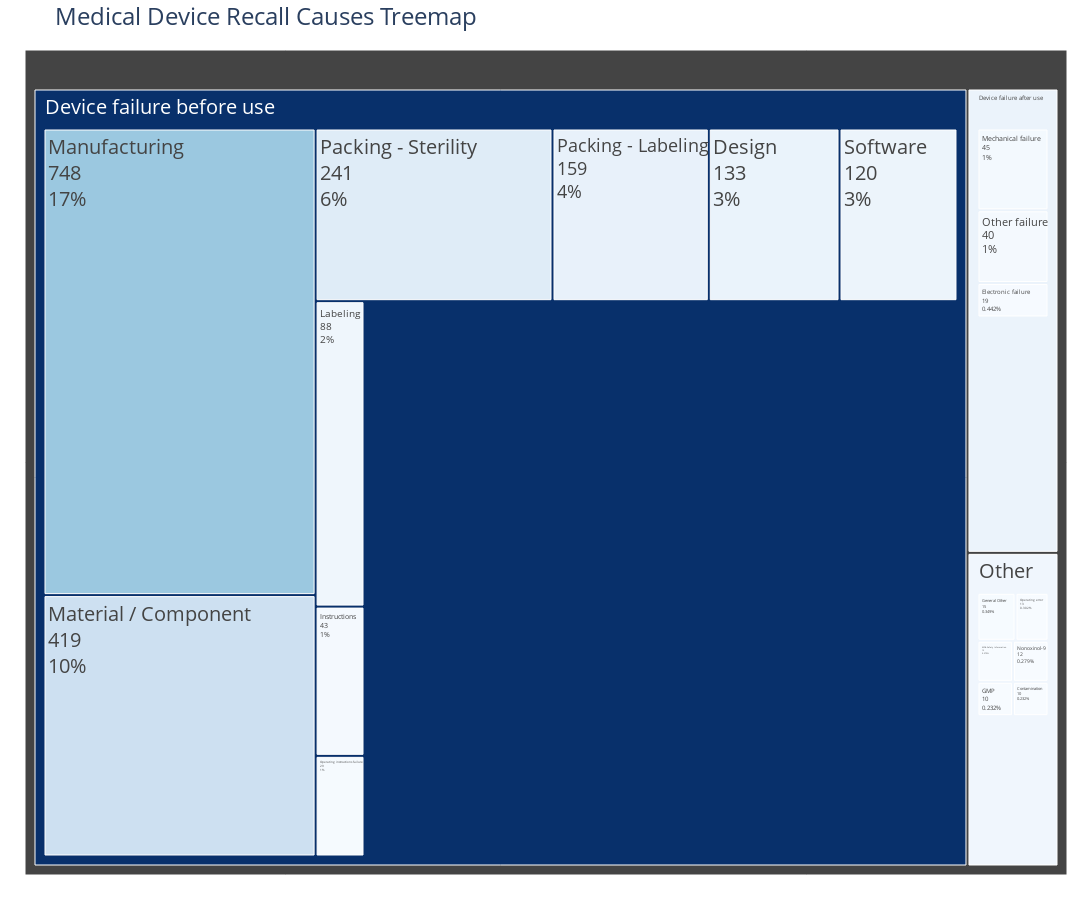

Notebook code cell kept with this figure:
### Markdown cell above
From this visualization, one key finding that we can see when interpreting the different recall causes is that it appears most of the device failures happen before use due to different factors such as manufacturing, sterility, labeling, etc. An alternative visualization we can generate is a treemap to provide a comprehensive and hierarchical representation of the most common medical device recalls but this time, we will display three main categories:

   - "Device failure before use": Failures detected before the device is used.
   - "Device failure after use": Failures detected after the device has been used.
   - "Other": Miscellaneous other reasons that did not fit into the first two categories.
   
From the frequency analysis conducted earlier, we can manually count the frequency of each category and use these counts to generate the treemap. The ```plotly``` library is useful for generating this visualization as it offers an interactive component, although it will not be interactive when it is added to our project report slide deck.

Each label represents a node in the treemap, including both primary categories and specific recall causes. The parents define the hierarchical relationship between the notes. The values specify the size of each node based on the occurrence counts.

The ```go.Treemap``` object is configured with the labels, parents, and values defined. Updating the layout configuration allows us to adjust the parameters of the treemap such as the title, font sizes, plot dimension, and margin settings.

### Code cell
# Treemap visualization.

labels = ["Device failure before use", "Device failure after use", "Other",
          "Manufacturing", "Material / Component", "Packing - Sterility", "Packing - Labeling", "Design", "Software", "Labeling", "Instructions", "Mechanical failure", "Other failure", "Operating instructions failure", "Electronic failure", "General Other", "Operating error", "MDA Safety Information", "Nonoxinol-9", "GMP", "Contamination"]
parents = ["", "", "",
           "Device failure before use", "Device failure before use", "Device failure before use", "Device failure before use", "Device failure before use", "Device failure before use", "Device failure before use", "Device failure before use",
           "Device failure after use", "Device failure after use", "Device failure before use", "Device failure after use",
           "Other", "Other", "Other", "Other", "Other", "Other"]
values = [1940, 124, 82,
          748, 419, 241, 159, 133, 120, 88, 43,
          45, 40, 29, 19,
          15, 13, 12, 12, 10, 10]

fig = go.Figure(go.Treemap(
    labels=labels,
    parents=parents,
    values=values,
    textinfo="label+value+percent entry",
    hoverinfo="label+value+percent entry",
    marker=dict(colors=values, colorscale='Blues'),
    textfont=dict(size=20) 
))

# Update layout.

fig.update_layout(
    title='Medical Device Recall Causes Treemap',
    title_font_size=24,
    autosize=True,
    width=1400, 
    height=900, 
    margin=dict(t=50, l=25, r=25, b=25),
    treemapcolorway=["#4477AA", "#CCBB44", "#DDCC77"],
)

fig.show()

### Figure 1 — Plotly figure (JSON) as saved in the notebook; plotly's stock layout.template omitted (floating-point values rounded to 4 significant figures)
{"data": [{"hoverinfo": "label+value+percent entry", "labels": ["Device failure before use", "Device failure after use", "Other", "Manufacturing", "Material / Component", "Packing - Sterility", "Packing - Labeling", "Design", "Software", "Labeling", "Instructions", "Mechanical failure", "Other failure", "Operating instructions failure", "Electronic failure", "General Other", "Operating error", "MDA Safety Information", "Nonoxinol-9", "GMP", "Contamination"], "marker": {"colors": [1940, 124, 82, 748, 419, 241, 159, 133, 120, 88, 43, 45, 40, 29, 19, 15, 13, 12, 12, 10, 10], "colorscale": [[0, "rgb(247,251,255)"], [0.125, "rgb(222,235,247)"], [0.25, "rgb(198,219,239)"], [0.375, "rgb(158,202,225)"], [0.5, "rgb(107,174,214)"], [0.625, "rgb(66,146,198)"], [0.75, "rgb(33,113,181)"], [0.875, "rgb(8,81,156)"], [1, "rgb(8,48,107)"]]}, "parents": ["", "", "", "Device failure before use", "Device failure before use", "Device failure before use", "Device failure before use", "Device failure before use", "Device failure before use", "Device failure before use", "Device failure before use", "Device failure after use", "Device failure after use", "Device failure before use", "Device failure after use", "Other", "Other", "Other", "Other", "Other", "Other"], "textfont": {"size": 20}, "textinfo": "label+value+percent entry", "type": "treemap", "values": [1940, 124, 82, 748, 419, 241, 159, 133, 120, 88, 43, 45, 40, 29, 19, 15, 13, 12, 12, 10, 10]}], "layout": {"autosize": true, "height": 900, "margin": {"b": 25, "l": 25, "r": 25, "t": 50}, "title": {"font": {"size": 24}, "text": "Medical Device Recall Causes Treemap"}, "treemapcolorway": ["#4477AA", "#CCBB44", "#DDCC77"], "width": 1400}}
